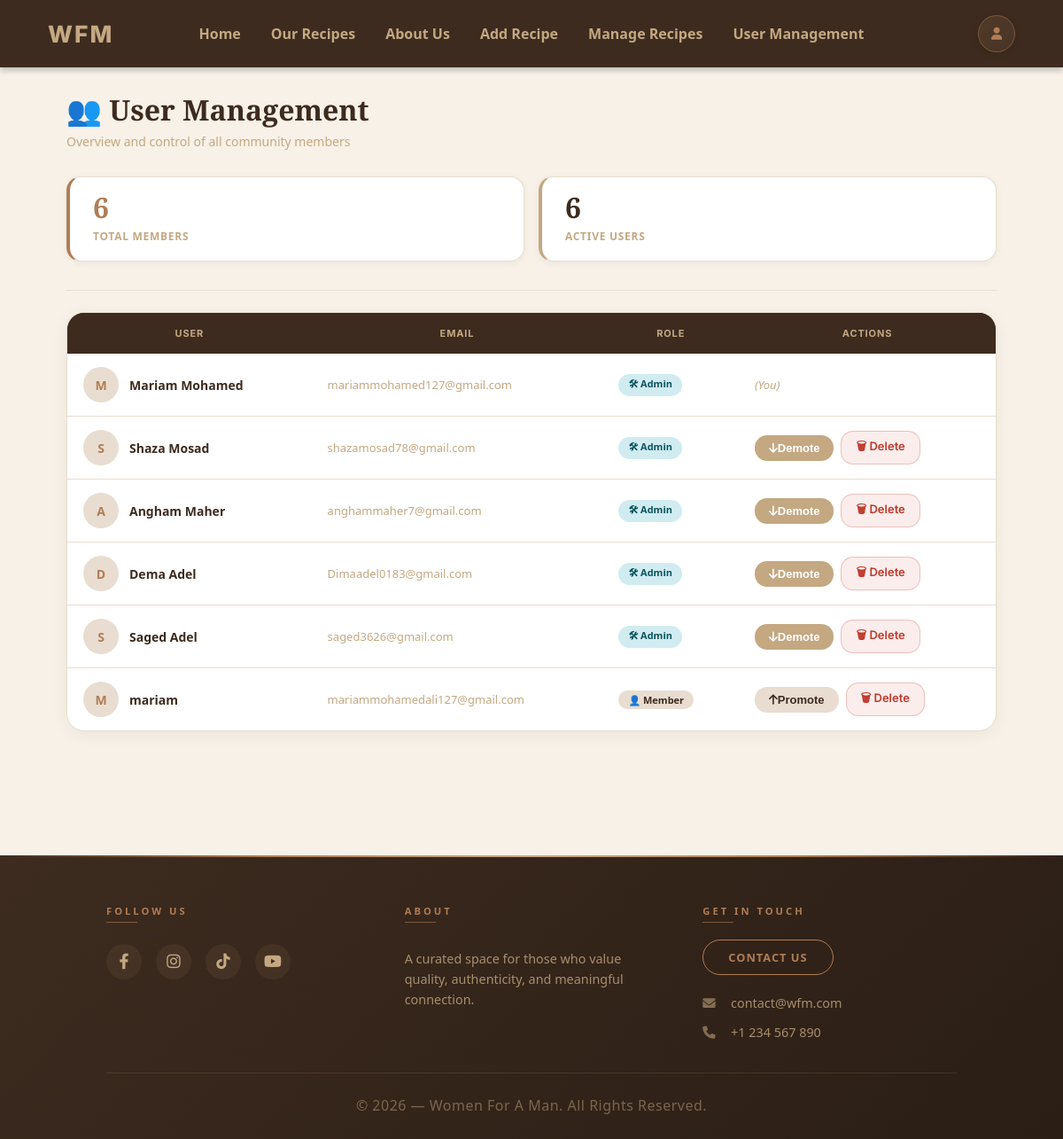
Page /users/ (signed in) on the earlier database version.
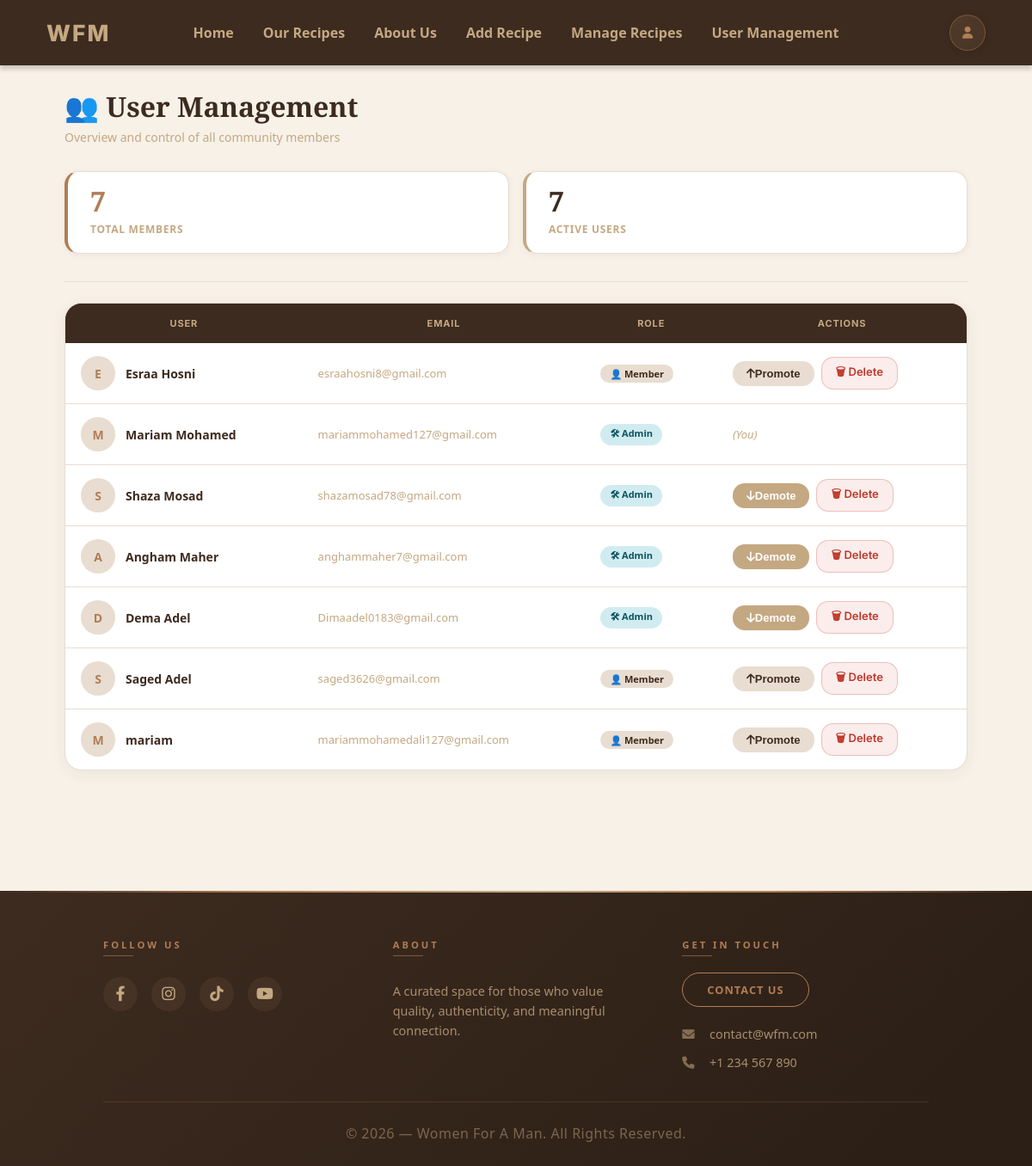
Same page on the later database version.
### main/models.py (models this page shows, shortened)
class User(AbstractUser):
    username = models.CharField(
        max_length=150,
        unique=True,
        help_text='Required. 150 characters or fewer.',
        error_messages={
            'unique': "A user with that username already exists.",
        },
    )
    profile_picture = models.ImageField(
        upload_to='profiles/',
        blank=True,
        null=True
    )
    bio = models.TextField(blank=True, null=True)
    groups = models.ManyToManyField(
        'auth.Group',
        related_name='main_user_set',
        blank=True
    )
    user_permissions = models.ManyToManyField(
        'auth.Permission',
        related_name='main_user_set',
        blank=True
    )

### main/views.py (the view)
@login_required
def users_list(request):
    if not request.user.is_staff:
        messages.error(request, "Access denied.")
        return redirect('home')
    User = get_user_model()
    users = User.objects.all().order_by('-date_joined')
    return render(request, 'main/users_list.html', {
        'users': users
    })

### main/templates/main/users_list.html (shortened to what this page needs)
{% extends 'main/base.html' %}
{% load static %}
{% block extra_css %}
<link rel="stylesheet" href="{% static 'main/css/admin.css' %}">
{% endblock %}
{% block content %}
<div class="dash-main">
  <div class="dash-topbar">
    <div>
      <h2>👥 User Management</h2>
      <p>Overview and control of all community members</p>
    </div>
  </div>
  <div class="dash-stats">
    <div class="dash-stat-card">
      <span class="dash-stat-num">{{ users|length }}</span>
      <span class="dash-stat-lbl">Total Members</span>
    </div>
    <div class="dash-stat-card" style="border-left-color: var(--sand);">
      <span class="dash-stat-num" style="color: var(--walnut);">{{ users|length }}</span>
      <span class="dash-stat-lbl">Active Users</span>
    </div>
  </div>
  <hr style="margin-bottom: 24px;">
  <div class="dash-table-card">
    <table class="dash-user-table">
      <thead>
        <tr>
          <th>User</th>
          <th>Email</th>
          <th>Role</th>
          <th>Actions</th>
        </tr>
      </thead>
      <tbody>
        {% for u in users %}
        <tr>
          <td>
            <div class="user-info">
              <div class="user-avatar">{{ u.username|first|upper }}</div>
              <div style="font-weight: 600; color: var(--walnut);">{{ u.username }}</div>
            </div>
          </td>
          <td style="color: var(--sand); font-size: 13px;">{{ u.email }}</td>
          <td>
            {% if u.is_staff %}
            <span class="dash-badge" style="background: #d1ecf1; color: #0c5460;">🛠 Admin</span>
            {% else %}
            <span class="dash-badge">👤 Member</span>
            {% endif %}
          </td>
          <td>
            <div class="dash-actions">
              {% if u.username != request.user.username %}
              {% if not u.is_staff %}
              <form method="post" action="{% url 'make_admin' u.id %}">
                <button type="submit" class="dash-btn-edit">
                  <i class="fas fa-arrow-up"></i> Promote
                </button>
              </form>
              {% endif %}
              {% if u.is_staff and not u.is_superuser %}
              <form method="post" action="{% url 'remove_admin' u.id %}">
                <button type="submit" class="dash-btn-edit" style="background: var(--sand); color: white;">
                  <i class="fas fa-arrow-down"></i> Demote
                </button>
              </form>
              {% endif %}
              <form id="delete-user-form-{{ u.id }}" method="post" action="{% url 'delete_user' u.id %}">
                <button type="button" class="dash-btn-delete"
                  onclick="confirmDeleteUser('{{ u.username|escapejs }}', '{{ u.id }}')">
                  🗑 Delete
                </button>
              </form>
              {% else %}
              <span style="color: var(--sand); font-style: italic; font-size: 13px;">(You)</span>
              {% endif %}
            </div>
          </td>
        </tr>
        {% endfor %}
      </tbody>
    </table>
  </div>
</div>
{% endblock %}

Differences in the rows shown:
added User: username|first "E", username "Esraa Hosni", email "esraahosni8@gmail.com", is_staff "👤 Member"
changed User "Saged Adel": is_staff "🛠 Admin Demote" → "👤 Member Promote"
Other differences:
{{ users|length }}: "6" → "7"
